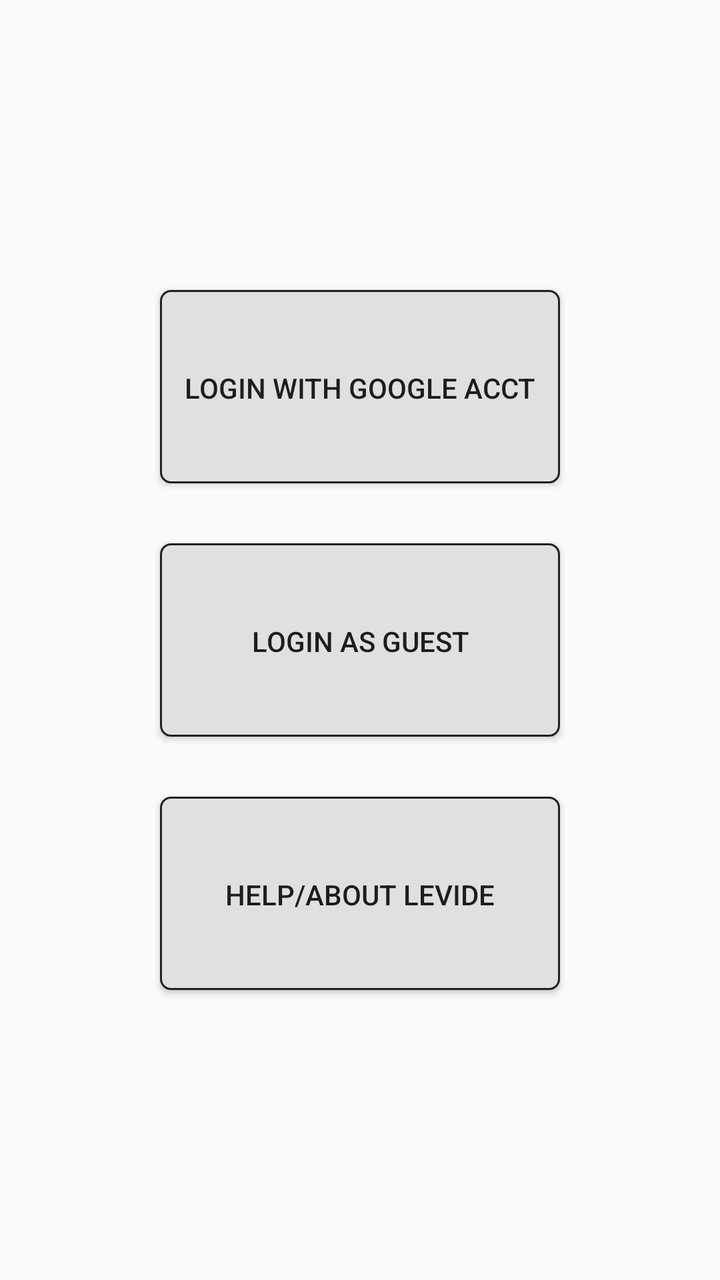
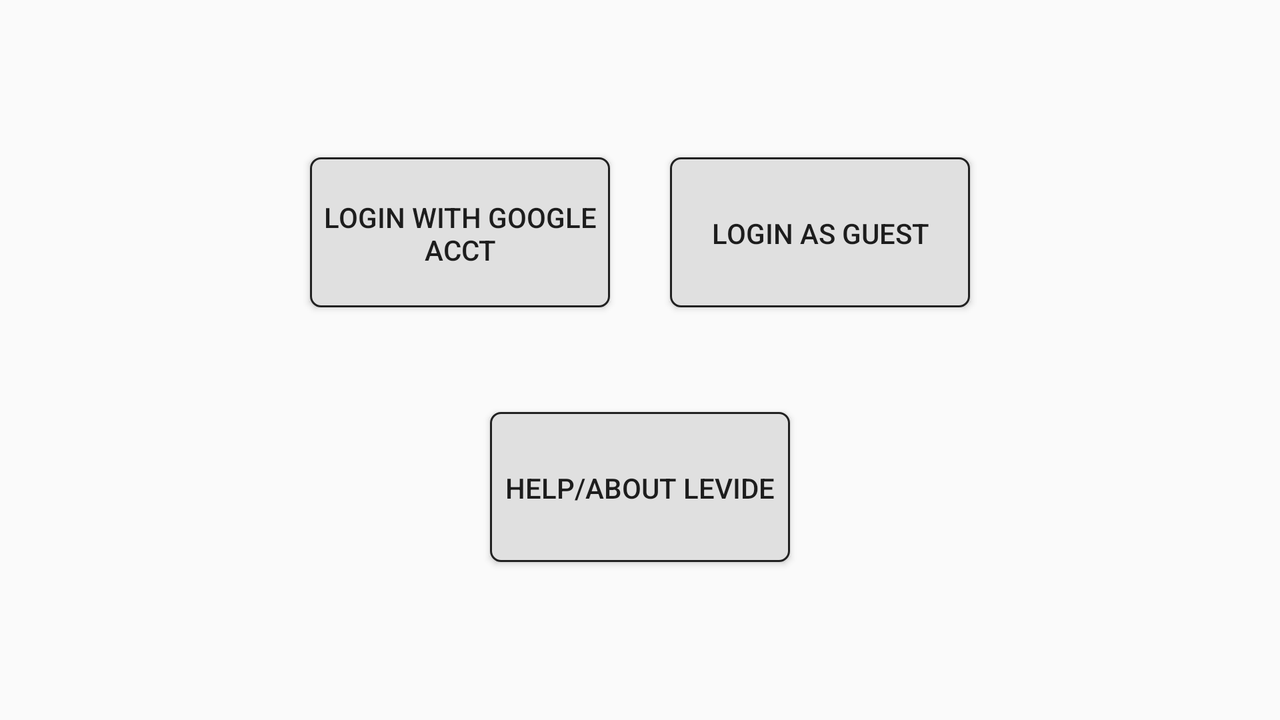

An Android layout and its configuration variant, each rendered on a device that would load it. The default file and the variant file are quoted in full after the pictures.
<!-- AndroidManifest.xml: application theme AppTheme -->
<!-- res/layout/activity_levide_start.xml -->
<LinearLayout xmlns:android="http://schemas.android.com/apk/res/android"
              android:layout_width="match_parent"
              android:layout_height="match_parent"
              android:gravity="center"
              android:orientation="vertical"
              android:weightSum="3" >
    <Button
        android:id="@+id/start_but_login"
        android:layout_width="200sp"
        android:layout_height="0sp"
        android:layout_weight="0.5"
        android:layout_marginBottom="15sp"
        android:background="@drawable/rounded_corner"
        android:text="@string/start_but_login"/>
    <Button
        android:id="@+id/start_but_guest"
        android:layout_width="200sp"
        android:layout_height="0sp"
        android:layout_weight="0.5"
        android:layout_marginTop="15sp"
        android:layout_marginBottom="15sp"
        android:background="@drawable/rounded_corner"
        android:text="@string/start_but_guest"/>
    <Button
        android:id="@+id/start_but_help_about"
        android:layout_width="200sp"
        android:layout_height="0sp"
        android:layout_weight="0.5"
        android:layout_marginTop="15sp"
        android:background="@drawable/rounded_corner"
        android:text="@string/start_but_help_about"/>
</LinearLayout>
<!-- resources referenced by this layout -->
<resources>
  <!-- drawable rounded_corner (drawable) -->
  <?xml version="1.0" encoding="utf-8"?>
  
  <shape xmlns:android="http://schemas.android.com/apk/res/android" >
      <stroke
          android:width="1sp"
          android:color="#212121" />
  
      <solid android:color="#E0E0E0" />
  
      <padding
          android:left="1sp"
          android:right="1sp"
          android:top="1sp" />
  
      <corners android:radius="5sp" />
  </shape>
  <string name="start_but_guest">Login as Guest</string>
  <string name="start_but_help_about">Help/About LeVide</string>
  <string name="start_but_login">Login with Google Acct</string>
  <style name="AppTheme" parent="Theme.AppCompat.Light.DarkActionBar">
          
      </style>
</resources>
<!-- res/layout-land/activity_levide_start.xml (the repository's variant of the layout above) -->
<!-- drawn on the phone turned sideways -->
<LinearLayout xmlns:android="http://schemas.android.com/apk/res/android"
              android:layout_width="match_parent"
              android:layout_height="match_parent"
              android:gravity="center"
              android:orientation="vertical"
              android:weightSum="4" >

    <LinearLayout
        android:layout_width="wrap_content"
        android:layout_height="wrap_content"
        android:orientation="horizontal"
        android:gravity="center"
        android:layout_weight="1">

        <Button
            android:id="@+id/start_but_login"
            android:layout_width="150sp"
            android:layout_height="75sp"
            android:layout_weight="0.5"
            android:layout_marginRight="15sp"
            android:layout_marginLeft="15sp"
            android:background="@drawable/rounded_corner"
            android:text="@string/start_but_login"/>
        <Button
            android:id="@+id/start_but_guest"
            android:layout_width="150sp"
            android:layout_height="75sp"
            android:layout_weight="0.5"
            android:layout_marginRight="15sp"
            android:layout_marginLeft="15sp"
            android:background="@drawable/rounded_corner"
            android:text="@string/start_but_guest"/>

    </LinearLayout>

    <LinearLayout
        android:layout_width="wrap_content"
        android:layout_height="wrap_content"
        android:orientation="horizontal"
        android:gravity="center"
        android:layout_weight="1">

        <Button
            android:id="@+id/start_but_help_about"
            android:layout_width="150sp"
            android:layout_height="75sp"
            android:layout_weight="0.5"
            android:layout_marginRight="15sp"
            android:layout_marginLeft="15sp"
            android:background="@drawable/rounded_corner"
            android:text="@string/start_but_help_about"/>

    </LinearLayout>

</LinearLayout>
